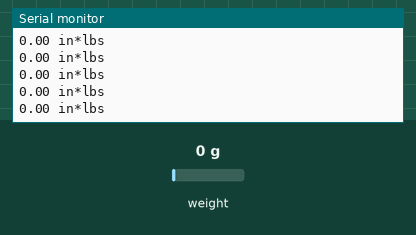
This sketch was run on a simulated Arduino Uno, built with avr-gcc and run on an emulated ATmega328P. Shown: the last lines printed to the serial monitor. The test bench sets the inputs (shaded band); at power-on: weight on the scale 0 g.

Above: at 2.2 s.
2.3 s: weight on the scale set to 100 g
At 2.31 s:
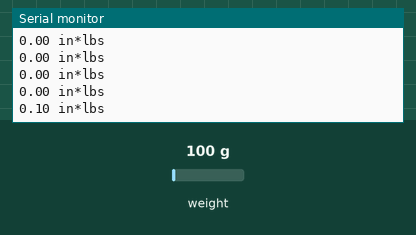
3.8 s: weight on the scale set to 1250 g
At 3.82 s:
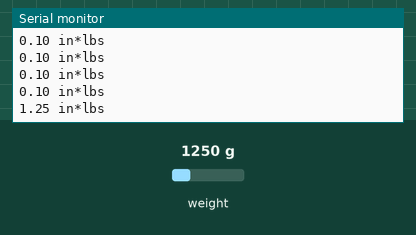
Timing chart, 0 to 6.8 s (numbered marks = the images above; inputs shaded):
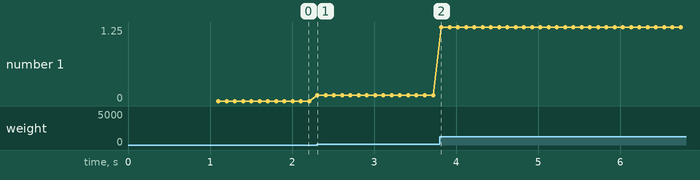

Measured:
- after the input at 2.3 s, the serial monitor: prints a new line at once (image 1)
- after the input at 3.8 s, the serial monitor: prints a new line at once (image 2)
- plotted number 1: 0 → 0.1 after the input at 2.3 s, 0.1 → 1.25 after the input at 3.8 s

The sketch:

sketch_jul31b.ino
```cpp
#include "HX711.h"
#define calibration_factor 1
#define DOUT  3
#define CLK  2
#include <SPI.h>
HX711 scale;


#include <SPI.h>
#include <nRF24L01.h>
#include <RF24.h>
RF24 radio(7, 8); // CE, CSN


void setup() {
  Serial.begin(9600);
  scale.begin(DOUT, CLK);
  scale.set_scale(6650);
  scale.tare();
}

void loop() {
  Serial.print(scale.get_units());
  Serial.println(" in*lbs");

}
```
